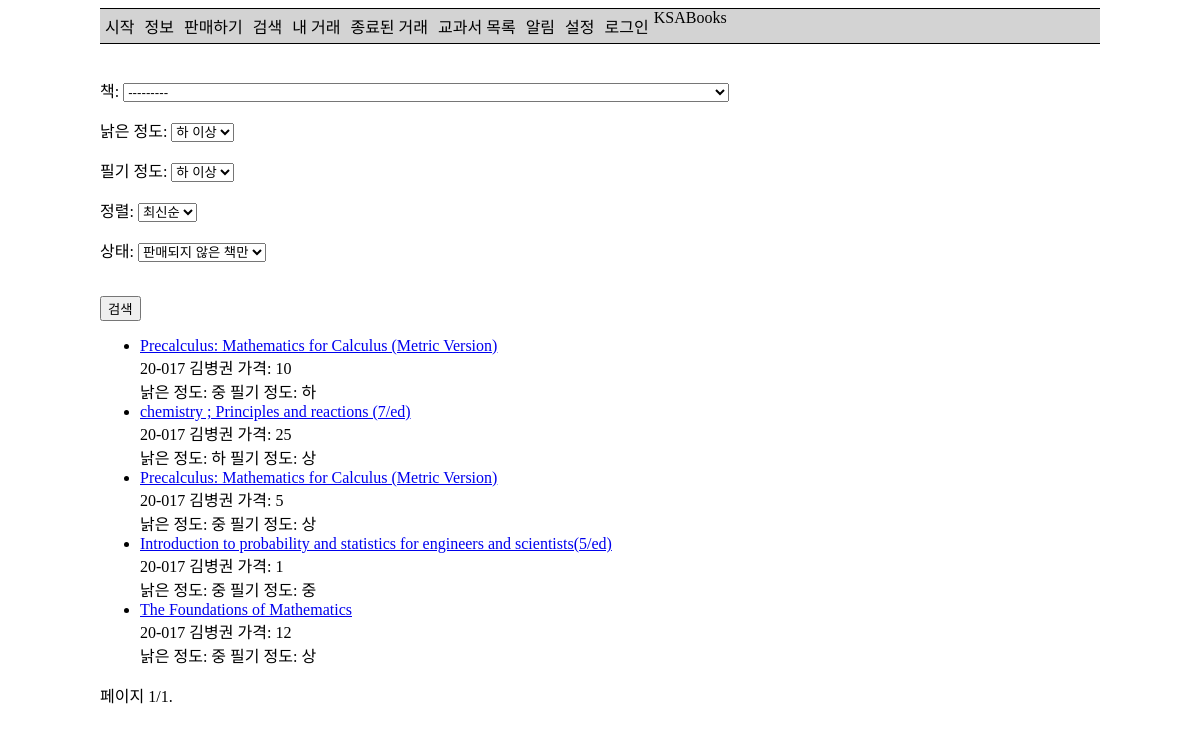
The page /search/ on the database as committed earlier.
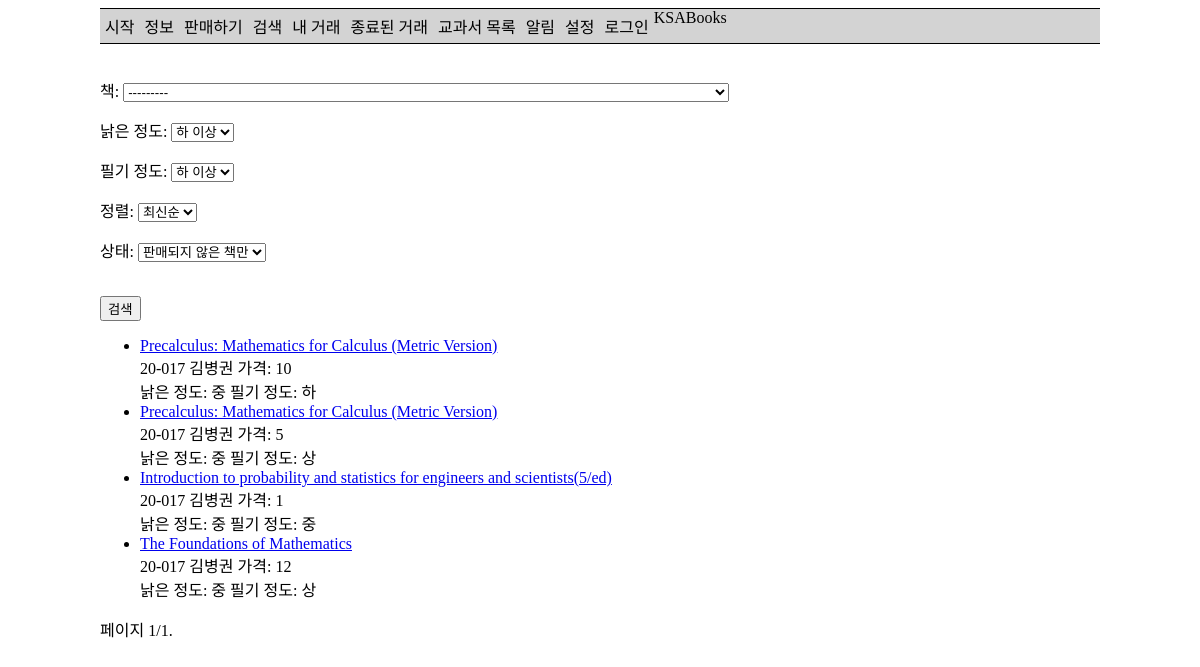
The same page on the database as committed later.
### ksa_books_app/models.py (models this page shows, shortened)
class Offer(models.Model):
    seller = models.ForeignKey(settings.AUTH_USER_MODEL, on_delete=models.SET_NULL, null=True,
                               related_name='offer_seller')
    buyer = models.ForeignKey(settings.AUTH_USER_MODEL, on_delete=models.SET_NULL, null=True, blank=True,
                              related_name='offer_buyer')
    want_users = models.ManyToManyField(settings.AUTH_USER_MODEL, blank=True)
    seller_done = models.BooleanField(null=True, default=False)
    buyer_done = models.BooleanField(null=True, default=False)
    book = models.ForeignKey(Book, on_delete=models.SET_NULL, null=True, verbose_name='책')
    price = models.PositiveIntegerField(verbose_name='판매 가격')
    worn_degree = models.CharField(choices=QUALITY, max_length=1, verbose_name='낡은 정도')
    worn_explain = models.TextField(verbose_name='설명', null=True, blank=True)
    note_degree = models.CharField(choices=QUALITY, max_length=1, verbose_name='필기 정도')
    note_explain = models.TextField(verbose_name='설명', null=True, blank=True)
    other = models.TextField(verbose_name='기타 내용', null=True, blank=True)
    date_time = models.DateTimeField(auto_now_add=True, null=True)
    views = models.ManyToManyField(settings.AUTH_USER_MODEL, blank=True, related_name='views')
    def get_absolute_url(self):
        return reverse('check-offer', args=[str(self.id)])

class Book(models.Model):
    title = models.CharField(max_length=100, verbose_name='제목')
    author = models.CharField(max_length=100, verbose_name='저자')
    courses = models.ManyToManyField(Course, verbose_name='과목')
    subject = models.ForeignKey(Subject, verbose_name='교과', on_delete=models.SET_NULL, null=True)
    publisher = models.CharField(max_length=100, verbose_name='출판사')
    isbn = models.CharField(max_length=13, verbose_name='ISBN',
                            help_text='13 Character <a href="https://www.isbn-international.org/content/what-isbn">ISBN number</a>')
    list_price = models.PositiveIntegerField(verbose_name='정가', null=True, blank=True)
    group_price = models.PositiveIntegerField(verbose_name='공동구매 가격', null=True, blank=True)
    using = models.BooleanField(verbose_name='사용 여부')
    class Meta:
        permissions = (
            ('load_data', 'Can load data'),
        )
        ordering = ['subject']
    def __str__(self):
        return f'({self.subject}, {self.display_courses()}){self.title}'
    def display_courses(self):
        return ', '.join([str(c) for c in self.courses.all()])
    display_courses.short_description = '수업'

class StudentUser(AbstractBaseUser, PermissionsMixin):
    objects = StudentUserManager()
    student_id = models.CharField(max_length=10, verbose_name='학번', help_text='00-000', unique=True)
    name = models.CharField(max_length=100, verbose_name='이름')
    email = models.EmailField()
    is_active = models.BooleanField(default=True)
    is_admin = models.BooleanField(default=False)
    is_superuser = models.BooleanField(default=False)
    is_staff = models.BooleanField(default=False)
    date_joined = models.DateTimeField(auto_now_add=True)
    notifications = models.ManyToManyField(Notification, blank=True)
    unread_notification = models.PositiveIntegerField(default=0)
    notify_books = models.ManyToManyField(Book, verbose_name='원하는 책', blank=True)
    notify_comment = models.BooleanField(default=True, verbose_name='자신에게 댓글을 썼을 때')
    notify_new_offer = models.BooleanField(default=True, verbose_name='원하는 책이 올라왔을 때')
    notify_sold_to_user = models.BooleanField(default=True, verbose_name='자신에게 책을 판매했을 때')
    notify_sold_to_other = models.BooleanField(default=True, verbose_name='구매 신청한 책이 다른 사람에게 판매되었을 때')
    notify_new_want = models.BooleanField(default=True, verbose_name='자신의 책을 누군가 구매 신청했을 때')
    USERNAME_FIELD = 'student_id'
    REQUIRED_FIELDS = ['name']
    def __str__(self):
        return ' '.join([self.student_id, self.name])

### ksa_books_app/views.py (the view)
# urls.py: path('search/', views.search_view, name='search'),
def search_view(request):
    qs = Offer.objects.all()
    if request.user.is_authenticated:
        qs = qs.exclude(seller=request.user)
    form = SearchForm(request.GET)
    if form.is_valid():
        data = form.cleaned_data
        print(data)
        if data['book']:
            qs = qs.filter(book_id=data['book'])
        if data['min_worn_degree']:
            qs = qs.filter(worn_degree__in=data['min_worn_degree'])
        if data['min_note_degree']:
            qs = qs.filter(note_degree__in=data['min_note_degree'])
        if data['state'] == UNSOLD or data['state'] == '':
            qs = qs.filter(buyer=None)
        elif data['state'] == UNEXCHANGED:
            qs = qs.exclude(seller_done=True, buyer_done=True)
        elif data['state'] == ALL:
            pass
        if data['sort'] == NEW or data['sort'] == '':
            qs = qs.order_by('date_time')
        elif data['sort'] == CHEAP:
            qs = qs.order_by('price')
    paginator = Paginator(qs, 30)
    page = request.GET.get('page')
    offers = paginator.get_page(page)
    context = {
        'form': form,
        'page_obj': offers,
        'is_paginated': True,
    }
    return render(request, 'search.html', context=context)

### ksa_books_app/forms.py
class SearchForm(forms.Form):
    book = forms.ModelChoiceField(label='책', queryset=Book.objects.all(), required=False)
    min_worn_degree = forms.ChoiceField(label='낡은 정도', choices=MIN_QUALITY, required=False)
    min_note_degree = forms.ChoiceField(label='필기 정도', choices=MIN_QUALITY, required=False)
    sort = forms.ChoiceField(label='정렬', choices=SORT, required=False)
    state = forms.ChoiceField(label='상태', choices=STATE, required=False)

### ksa_books_app/models.py (called while the page is built)
    def __str__(self):
        return self.name

    def __str__(self):
        return self.name

### ksa_books_app/templates/search.html (shortened to what this page needs)
{% extends 'base_generic.html' %}
{% block content %}
    <form method="get">
        <table>
            {{ form.as_p }}
        </table>
        <br>
        <input type="submit" value="검색">
    </form>
    {% if page_obj %}
        <ul>
            {% for object in page_obj %}
                <li>
                    <a href={{ object.get_absolute_url }}>{{ object.book.title }}</a>
                    <br>
                    <a>{{ object.seller }}</a>
                    <a>가격: {{ object.price }}</a>
                    <br>
                    <a>낡은 정도: {{ object.get_worn_degree_display }}</a>
                    <a>필기 정도: {{ object.get_note_degree_display }}</a>
                </li>
            {% endfor %}
        </ul>
    {% else %}
        <p>There are no offers.</p>
    {% endif %}
{% endblock %}

Rows that differ between the two databases and show on the page:
no longer on this page (row edited): Offer: book "chemistry ; Principles and reactions (7/ed)", seller "20-017 김병권", price "25", worn_degree "하", note_degree "상"
